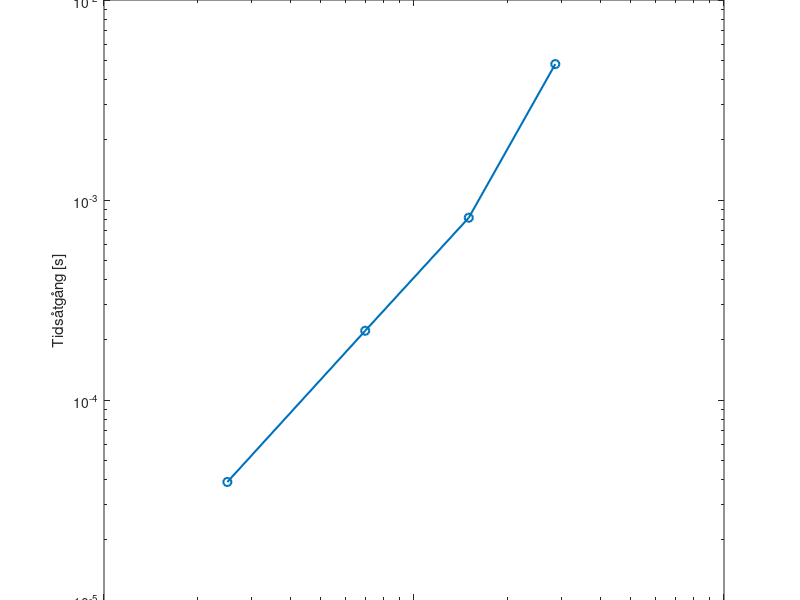

The MATLAB source for this figure:
addpath('Matlab/Matlab/labb1-LinjarAlgebra-fackverk')

clear;      % Tar bort alla gamla variabler
clc;        % Rensar kommandofönstret
close all   % Stänger alla figurer

n =100; % antal iterationer;

% Kran 1
load('kran1.mat')
%whos % => A Size 250x250 då 127 noder -2 som sitter i väggen * 2 frihetsgrader x och y led
A = sparse(A);
%Skapa en b vektor med rätt storlek
%b = zeros(250,1); %250  A's size är 250x250
b = rand(250,1); %250  A's size är 250x250
size = 250;
time=0;
%LU -faktorisering
[L,U, P] = lu(A);
for i= 1:n
    timeStart = cputime;
    y = L\(P*b);
    z = U\y;
    time = time + (cputime - timeStart);
end
tider = [time/n];
fprintf('Medeltid kran 1 = %.4f s\n', time/n);

% Kran 2
load('kran2.mat')
%whos % => A Size 696x696 då 350 noder -2 som sitter i väggen * 2 frihetsgrader x och y led
A = sparse(A);
%Skapa en b vektor med rätt storlek
%b = zeros(696,1);
b = rand(696,1);
size = [size, 696];
time=0;
%LU -faktorisering
[L,U, P] = lu(A);
for i= 1:n
    timeStart = cputime;
    y = L\(P*b);
    z = U\y;
    time = time + (cputime - timeStart);
end
tider = [tider, time/n];
fprintf('Medeltid kran 2 = %.4f s\n', time/n);

% Kran 3
load('kran3.mat')
%whos % => A Size 2x1502 då 753 noder -2 som sitter i väggen * 2 frihetsgrader x och y led
A = sparse(A);
%Skapa en b vektor med rätt storlek
%b = zeros(1502,1);
b = rand(1502,1);
size = [size, 1502];
time=0;
%LU -faktorisering
[L,U, P] = lu(A);
for i= 1:n
    timeStart = cputime;
    y = L\(P*b);
    z = U\y;
    time = time + (cputime - timeStart);
end
tider = [tider, time/n];
fprintf('Medeltid kran 3 = %.4f s\n', time/n); 

% Kran 4
load('kran4.mat')
%whos % => A Size 2856x2856 då 1430 noder -2 som sitter i väggen * 2 frihetsgrader x och y led
A = sparse(A);  % Glesar ut matrisen
%Skapa en b vektor med rätt storlek
%b = zeros(2856,1); 
b = rand(2856,1);
size = [size, 2856];
time=0; 
%LU -faktorisering
[L,U, P] = lu(A);
for i= 1:n
    timeStart = cputime;
    y = L\(P*b);
    z = U\y;
    time = time + (cputime - timeStart);
end
tider = [tider, time/n];
fprintf('Medeltid kran 4 = %.4f s\n', time/n);

figure;
loglog(size, tider, 'o-', 'LineWidth', 1.5);
xlabel('Antal obekanta');
ylabel('Tidsåtgång [s]');

% Linjen blir ganska rak vilket tyder på att sambandet håller hyfsat bra.
% Lutningen kan uppskattas med hjälp av polyfit:
p = polyfit(log(size), log(tider), 1) % 1 betyder linjär passning
lutning = p(1); % Lutningen är första koefficienten
fprintf('Uppskattad lutning α = %.2f\n', lutning);   
title("CPU-tid för Gausselimination på fackverk av olika storlek Uppgift 6 LU, lutning "+lutning);

% Går inte att få fram någon bra lutning, det går för fort

% Med LU faktoriseringen
%Medeltid kran 1 = 0.0001 s
%Medeltid kran 2 = 0.0002 s
%Medeltid kran 3 = 0.0010 s
%Medeltid kran 4 = 0.0030 s



% Utan LU faktorisering
%Medeltid kran 1 = 0.0003 s
%Medeltid kran 2 = 0.0005 s
%Medeltid kran 3 = 0.0015 s
%Medeltid kran 4 = 0.0030 s

% jämfört med uppgift 4
%Medeltid kran 1 = 0.0072 s
%Medeltid kran 2 = 0.0197 s
%Medeltid kran 3 = 0.0817 s
%Medeltid kran 4 = 0.3793 s